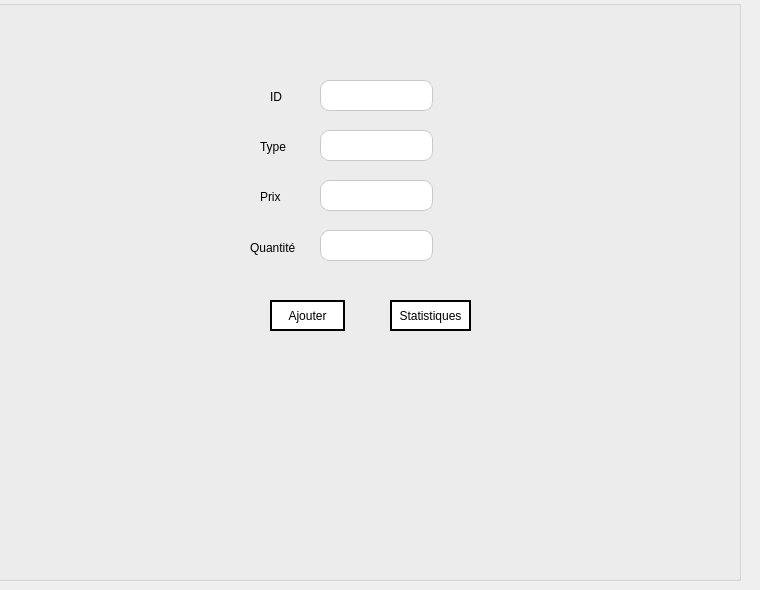
      <widget class="QWidget" name="tab_7">
       <attribute name="title">
        <string>Ajouter un médicament</string>
       </attribute>
       <widget class="QGroupBox" name="groupBox_17">
        <property name="geometry">
         <rect>
          <x>-10</x>
          <y>0</y>
          <width>751</width>
          <height>581</height>
         </rect>
        </property>
        <property name="styleSheet">
         <string notr="true">font: 87 8pt &quot;Segoe UI Black&quot;;</string>
        </property>
        <property name="title">
         <string/>
        </property>
        <widget class="QLabel" name="label_172">
         <property name="geometry">
          <rect>
           <x>270</x>
           <y>140</y>
           <width>47</width>
           <height>14</height>
          </rect>
         </property>
         <property name="styleSheet">
          <string notr="true">font: 87 8pt &quot;Segoe UI Black&quot;;</string>
         </property>
         <property name="text">
          <string>Type</string>
         </property>
        </widget>
        <widget class="QLabel" name="label_173">
         <property name="geometry">
          <rect>
           <x>270</x>
           <y>190</y>
           <width>47</width>
           <height>14</height>
          </rect>
         </property>
         <property name="text">
          <string>Prix</string>
         </property>
        </widget>
        <widget class="QLabel" name="label_174">
         <property name="geometry">
          <rect>
           <x>260</x>
           <y>240</y>
           <width>61</width>
           <height>16</height>
          </rect>
         </property>
         <property name="text">
          <string>Quantité</string>
         </property>
        </widget>
        <widget class="QLabel" name="label_175">
         <property name="geometry">
          <rect>
           <x>280</x>
           <y>90</y>
           <width>47</width>
           <height>14</height>
          </rect>
         </property>
         <property name="styleSheet">
          <string notr="true">font: 87 8pt &quot;Segoe UI Black&quot;;</string>
         </property>
         <property name="text">
          <string>ID</string>
         </property>
        </widget>
        <widget class="QPushButton" name="ajo_4">
         <property name="geometry">
          <rect>
           <x>280</x>
           <y>300</y>
           <width>75</width>
           <height>31</height>
          </rect>
         </property>
         <property name="styleSheet">
          <string notr="true">QPushButton {
border: 2px solid black;
font: 87 7pt &quot;Segoe UI Black&quot;;
	background-color: rgb(255, 255, 255);

}</string>
         </property>
         <property name="text">
          <string>Ajouter</string>
         </property>
        </widget>
        <widget class="QPushButton" name="mod_4">
         <property name="geometry">
          <rect>
           <x>400</x>
           <y>300</y>
           <width>81</width>
           <height>31</height>
          </rect>
         </property>
         <property name="styleSheet">
          <string notr="true">QPushButton {
border: 2px solid black;
font: 87 7pt &quot;Segoe UI Black&quot;;
	background-color: rgb(255, 255, 255);

}</string>
         </property>
         <property name="text">
          <string>Statistiques</string>
         </property>
        </widget>
        <widget class="QLineEdit" name="lineEdit_13">
         <property name="geometry">
          <rect>
           <x>330</x>
           <y>80</y>
           <width>113</width>
           <height>31</height>
          </rect>
         </property>
         <property name="styleSheet">
          <string notr="true">QLineEdit {
background-color: #ffffff;
border: 1px solid #c9c9c9;
border-radius: 9px;
padding: 2px 8px;
}

QLineEdit:focus {
border-color: #1e90ff;
}</string>
         </property>
        </widget>
        <widget class="QLineEdit" name="lineEdit_14">
         <property name="geometry">
          <rect>
           <x>330</x>
           <y>130</y>
           <width>113</width>
           <height>31</height>
          </rect>
         </property>
         <property name="styleSheet">
          <string notr="true">QLineEdit {
background-color: #ffffff;
border: 1px solid #c9c9c9;
border-radius: 9px;
padding: 2px 8px;
}

QLineEdit:focus {
border-color: #1e90ff;
}</string>
         </property>
        </widget>
        <widget class="QLineEdit" name="lineEdit_15">
         <property name="geometry">
          <rect>
           <x>330</x>
           <y>180</y>
           <width>113</width>
           <height>31</height>
          </rect>
         </property>
         <property name="styleSheet">
          <string notr="true">QLineEdit {
background-color: #ffffff;
border: 1px solid #c9c9c9;
border-radius: 9px;
padding: 2px 8px;
}

QLineEdit:focus {
border-color: #1e90ff;
}</string>
         </property>
        </widget>
        <widget class="QLineEdit" name="lineEdit_16">
         <property name="geometry">
          <rect>
           <x>330</x>
           <y>230</y>
           <width>113</width>
           <height>31</height>
          </rect>
         </property>
         <property name="styleSheet">
          <string notr="true">QLineEdit {
background-color: #ffffff;
border: 1px solid #c9c9c9;
border-radius: 9px;
padding: 2px 8px;
}

QLineEdit:focus {
border-color: #1e90ff;
}</string>
         </property>
        </widget>
        <widget class="QLabel" name="label_238">
         <property name="geometry">
          <rect>
           <x>-10</x>
           <y>-90</y>
           <width>891</width>
           <height>771</height>
          </rect>
         </property>
         <property name="text">
          <string/>
         </property>
         <property name="pixmap">
          <pixmap resource="fond.qrc">:/Plan de travail 1@3x.png</pixmap>
         </property>
        </widget>
        <zorder>label_238</zorder>
        <zorder>label_172</zorder>
        <zorder>label_173</zorder>
        <zorder>label_174</zorder>
        <zorder>label_175</zorder>
        <zorder>ajo_4</zorder>
        <zorder>mod_4</zorder>
        <zorder>lineEdit_13</zorder>
        <zorder>lineEdit_14</zorder>
        <zorder>lineEdit_15</zorder>
        <zorder>lineEdit_16</zorder>
       </widget>
      </widget>
